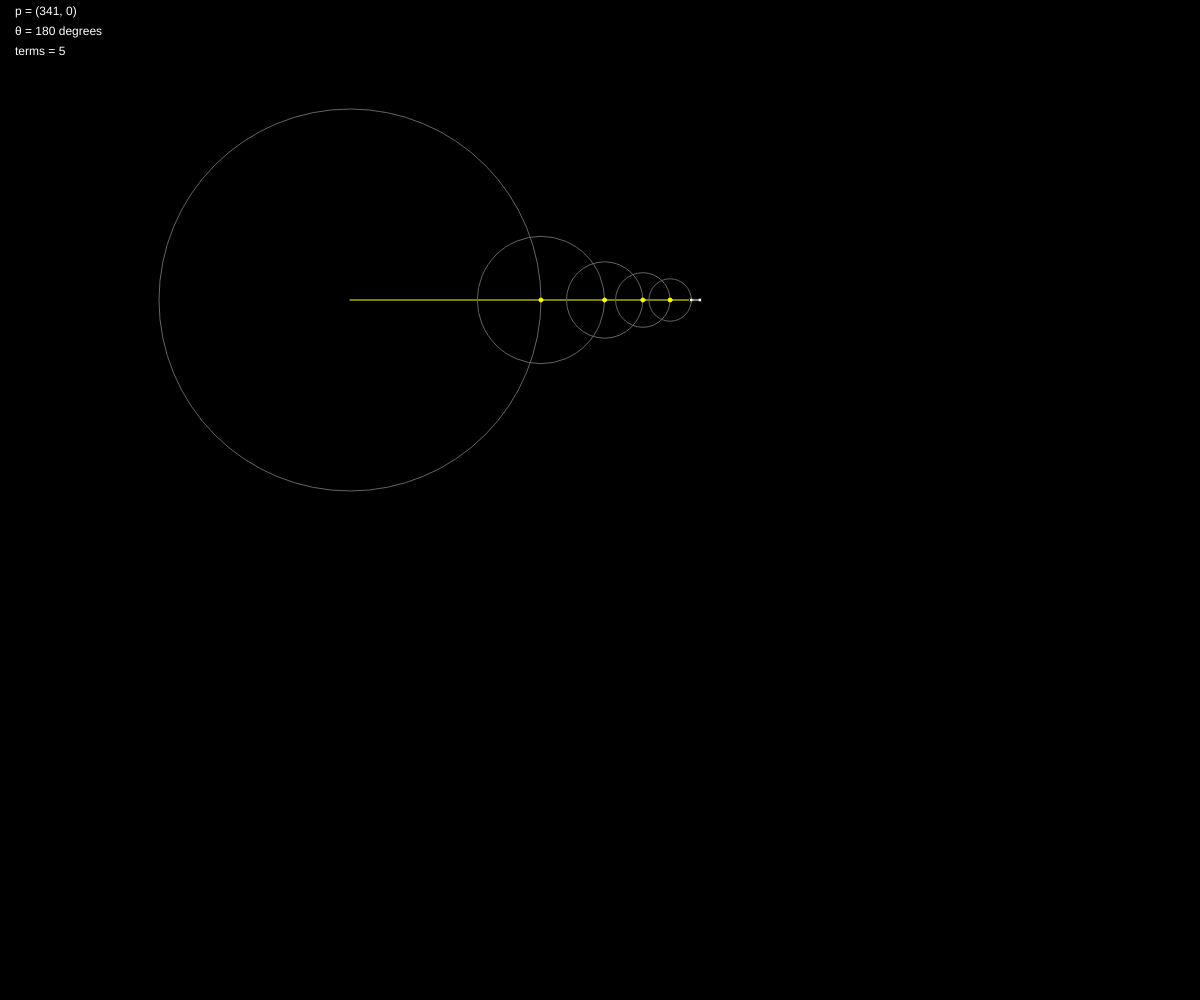
Frame 1 (no input)
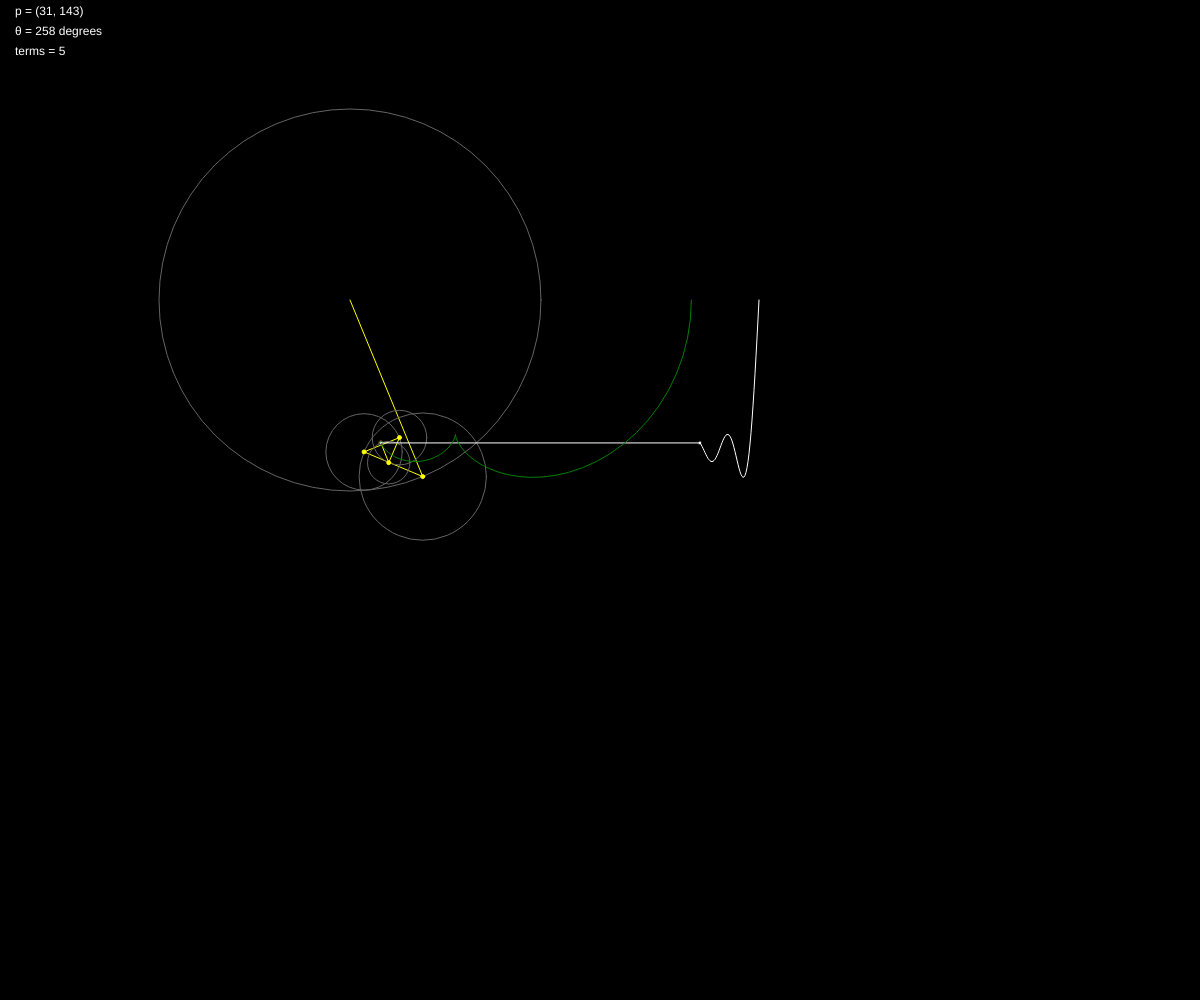
Frame 60 (no input)
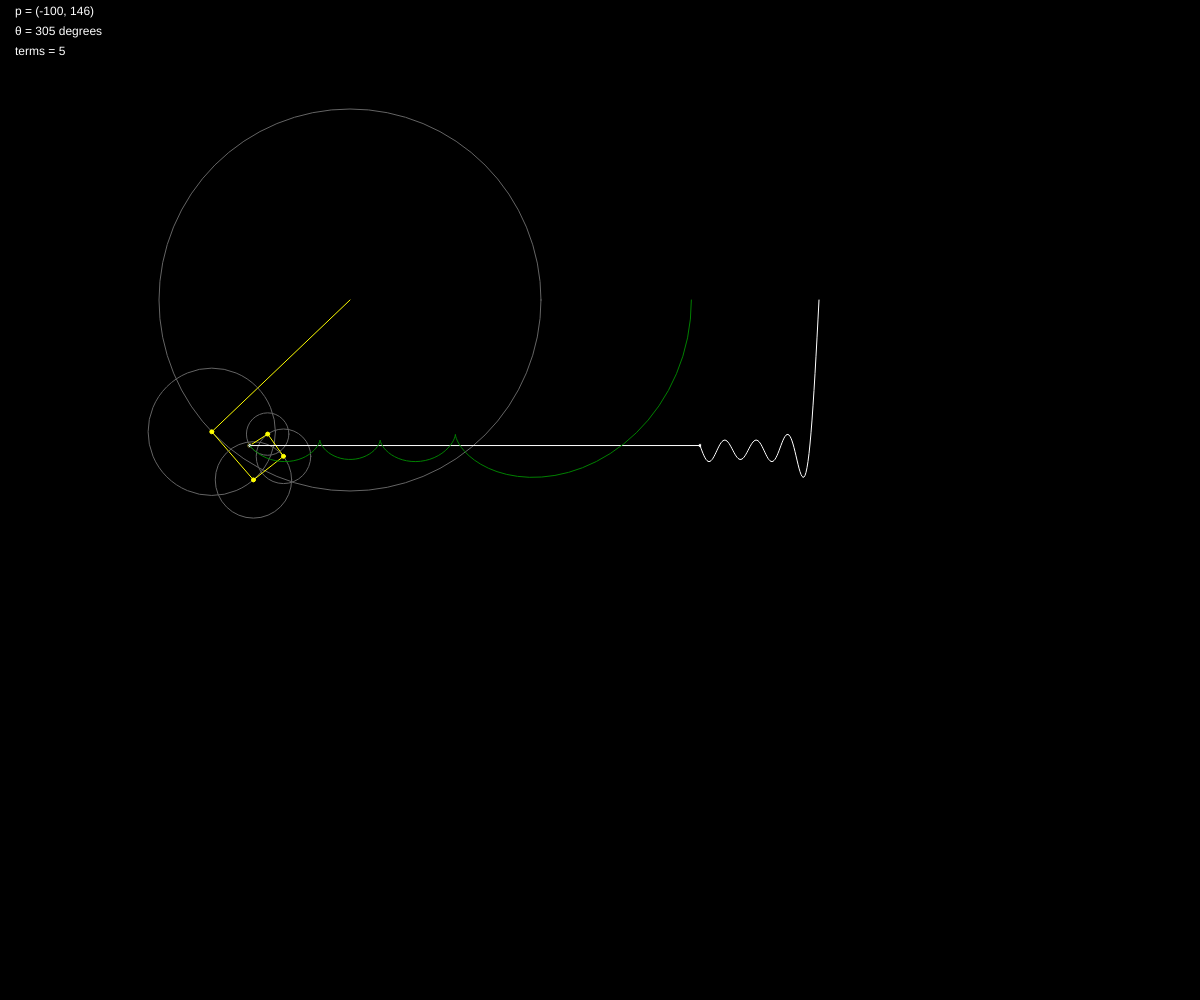
Frame 120 (the mouse pressed at the canvas centre since frame 60)

The p5.js sketch that drew these frames (run headless with seeded random() and noise() and a simulated clock; from frame 60 on, the mouse is pressed at the canvas centre):

// p5.js sketch
// ── sketch.js

let time = 0;
let radius = 0;
let wave = [];
let contour = [];
let terms = 5;

let CENTER_X = 350;
let CENTER_Y = 300;
let R = 150;

let displayShape = true;
let displayCircle = true;

function setup() {
	createCanvas(windowWidth, windowHeight);
}

function draw() {
	background(0);
	translate(CENTER_X, CENTER_Y);	

	let x = 0;
	let y = 0;

	for (let i=0; i<terms; i++) {
		let prevx = x;
		let prevy = y;

		let n = i*2 + 1;
		let radius = R * (4. / (n * PI));
		x+= radius * cos(n*time);
		y+= radius * sin(n*time);

		if (displayCircle) {
			stroke(100);
			noFill();
			ellipse(prevx, prevy, radius*2);

			fill(255, 255, 0);
			stroke(255, 255, 0);
			line(prevx, prevy, x, y);
			ellipse(x, y, 4);
		}
	}

	wave.unshift(y); 
	contour.unshift([x, y]);

	stroke(0);
	fill(255);	
	let wherePoint = 'p = (' + round(x) + ', ' + round(y) + ')';
	let angle = 'θ = ' + (Math.atan2(y, x) * 180 / Math.PI + 180).toFixed(0) + ' degrees';
	let nTerms = 'terms = ' + terms;
	text(wherePoint, -CENTER_X + 15, -CENTER_Y + 15);
	text(angle, -CENTER_X + 15, -CENTER_Y + 35);
	text(nTerms, -CENTER_X + 15, -CENTER_Y + 55);
	
	translate(CENTER_X, 0);	
	ellipse(x - CENTER_X, y, 4);
	ellipse(0, wave[0], 4);

	stroke(255);
	if (displayCircle)		
		line(x - CENTER_X, y, 0, wave[0]);

	beginShape();
	noFill();
	for (let i=0; i<wave.length; i++) {
		vertex(i, wave[i]);
	}
	endShape();

	if (displayShape) {
		stroke(0, 128, 0);
		translate(-CENTER_X, 0);
		beginShape();
		noFill();
		for (let i=0; i<contour.length; i++) {
			vertex(contour[i][0], contour[i][1]);
		}
		endShape();
	}

	if (wave.length > 800) {
		wave.pop();
	}
	if (contour.length > 800) {
		contour.pop();
	}

	time+= 0.02;
}

function keyTyped(event) {
	function resetShapes() {
		contour = [];
		wave = [];
	}
	
	if (event.key == 's') {
		displayShape = !displayShape;
		if (displayShape) {
			contour = []
		}
	} else if (event.key == 'c') {
		displayCircle = !displayCircle;
	} else if (event.key == '-') {
		if (terms > 1) {
			--terms;
			resetShapes();
		}
	} else if ((event.key == '+') || (event.key == '=')) {
		++terms;
		resetShapes();
	}
}
